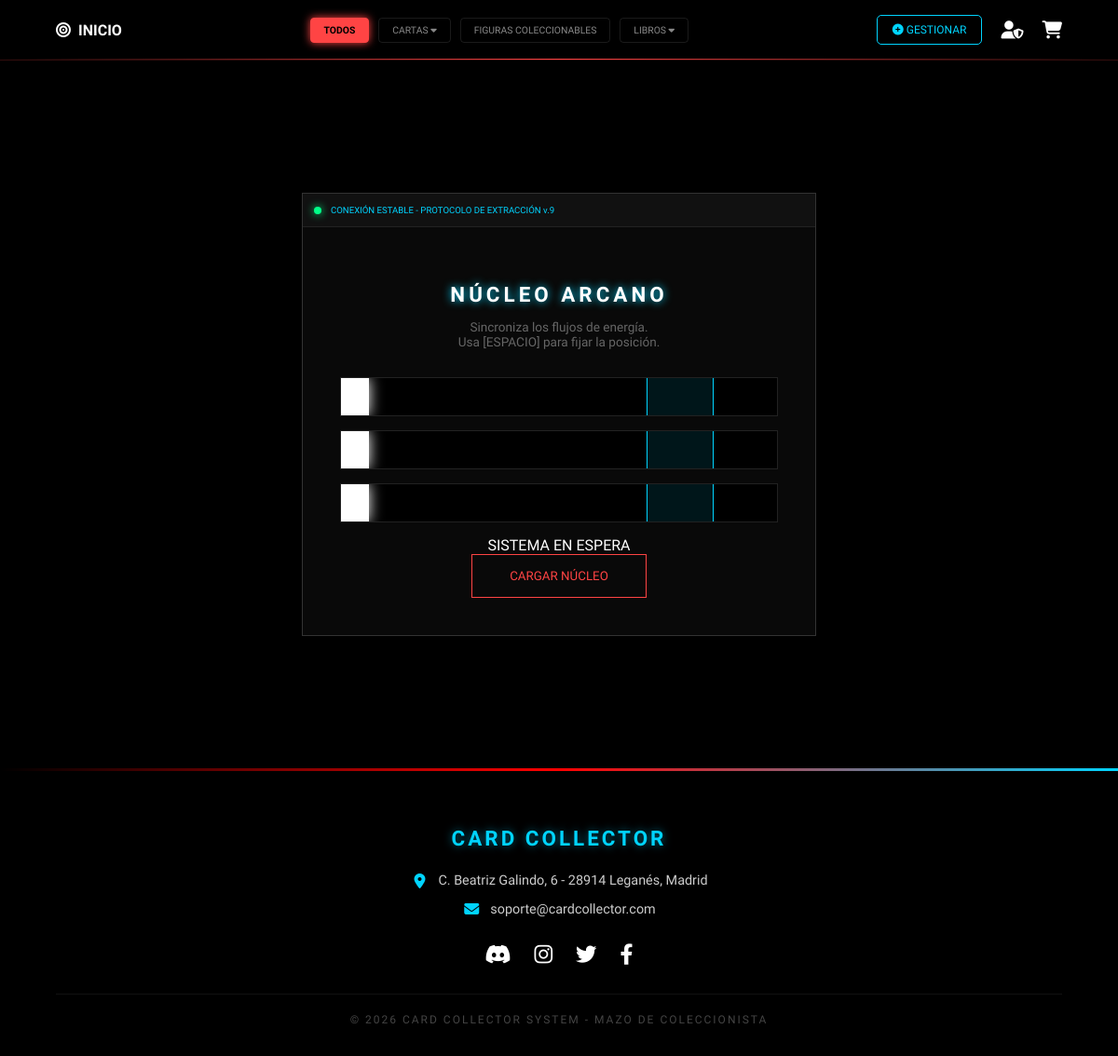
The app's page /minijuego.php with its own data.
### tables this page shows
CREATE TABLE `categoria` (
  `id_categoria` int(11) NOT NULL,
  `nombre_categoria` varchar(50) NOT NULL,
  `tipo_libro` enum('Manga','Comic','Novela') DEFAULT NULL,
  `id_padre` int(11) DEFAULT NULL,
  `imagen_categoria` varchar(255) DEFAULT NULL
);

### minijuego.php (the view, shortened to what this page needs)
<?php
require_once 'includes/conexion.php';
include 'includes/header.php';
?>
<!DOCTYPE html>
<html lang="es">
<head>
</head>
<body>
<div class="game-universe">
    <div class="game-terminal">
        <div class="terminal-header">
            <div class="status-dot"></div>
            <span>CONEXIÓN ESTABLE - PROTOCOLO DE EXTRACCIÓN v.9</span>
        </div>
        <div class="game-screen" id="game-core">
            <h2 class="game-title">NÚCLEO ARCANO</h2>
            <p class="game-instruction">Sincroniza los flujos de energía.<br>Usa [ESPACIO] para fijar la posición.</p>
            <div class="core-container">
                <div class="energy-track"><div class="target-zone"></div><div class="energy-bar" id="bar1"></div></div>
                <div class="energy-track"><div class="target-zone"></div><div class="energy-bar" id="bar2"></div></div>
                <div class="energy-track"><div class="target-zone"></div><div class="energy-bar" id="bar3"></div></div>
            </div>
            <div id="game-msg" class="message">SISTEMA EN ESPERA</div>
            <button id="action-btn" class="btn-neon-game">CARGAR NÚCLEO</button>
        </div>
    </div>
</div>
</body>
</html>
<?php include 'includes/pie.php'; ?>

### includes/header.php (shortened to what this page needs)
<?php
require_once 'includes/conexion.php';
$cat_activa = isset($_GET['categoria']) ? intval($_GET['categoria']) : 0;
?>
<!DOCTYPE html>
<html lang="es">
<head>
    <link rel="stylesheet" href="https://cdnjs.cloudflare.com/ajax/libs/font-awesome/6.4.0/css/all.min.css">
</head>
<body>
    <header class="main-header">
        <div class="nav-left">
            <a href="index.php" class="btn-home"><i class="fas fa-bullseye"></i> INICIO</a>
        </div>
        <nav class="header-mid-nav">
    <a href="catalogo.php" class="cat-pill <?php echo ($cat_activa == 0) ? 'active' : ''; ?>">TODOS</a>
    <?php
    $res_menu = $conn->query("SELECT * FROM Categoria WHERE id_padre IS NULL");
    while($cat = $res_menu->fetch_assoc()):
        $id_c = $cat['id_categoria'];
        $res_sub = $conn->query("SELECT * FROM Categoria WHERE id_padre = $id_c");
        if($res_sub->num_rows > 0): ?>
            <div class="dropdown">
                <a href="catalogo.php?categoria=<?php echo $id_c; ?>" class="cat-pill <?php echo ($cat_activa == $id_c) ? 'active' : ''; ?>">
                    <?php echo strtoupper(htmlspecialchars($cat['nombre_categoria'])); ?> <i class="fas fa-caret-down"></i>
                </a>
            </div>
        <?php else: ?>
            <a href="catalogo.php?categoria=<?php echo $id_c; ?>" class="cat-pill <?php echo ($cat_activa == $id_c) ? 'active' : ''; ?>">
                <?php echo strtoupper(htmlspecialchars($cat['nombre_categoria'])); ?>
            </a>
        <?php endif; ?>
    <?php endwhile; ?>
</nav>
        <nav class="nav-right">
            <a href="admin_productos.php" class="btn-subir-reliquia"><i class="fas fa-plus-circle"></i> GESTIONAR</a>
            <a href="perfil.php" class="nav-icon"><i class="fas fa-user-shield"></i></a>
            <a href="carrito.php" class="nav-icon">
                <i class="fas fa-shopping-cart"></i>
            </a>
        </nav>
    </header>
    <main>

### includes/header.php (style rules this page uses)
:root { --primary-color: #000000; --accent-blue: #00d4ff; --accent-red: #ff0000; --neon-red: #ff4444; --text-color: #ffffff; }
body { display: flex; flex-direction: column; min-height: 100vh; margin: 0; font-family: 'Rajdhani', sans-serif; background-color: #000; color: var(--text-color); }
.main-header { background-color: var(--primary-color); padding: 1rem 5%; display: flex; justify-content: space-between; align-items: center; position: sticky; top: 0; z-index: 1000; border-bottom: 1px solid rgba(255, 68, 68, 0.2); }
.header-mid-nav { display: flex; gap: 10px; align-items: center; }
.dropdown { position: relative; display: inline-block; }
.cat-pill { text-decoration: none; color: #888; font-family: 'Orbitron'; font-size: 0.65rem; padding: 6px 14px; border: 1px solid rgba(255, 255, 255, 0.1); border-radius: 4px; transition: 0.3s; text-transform: uppercase; cursor: pointer; }
.cat-pill:hover, .cat-pill.active { color: #fff; border-color: var(--neon-red); box-shadow: 0 0 10px var(--neon-red); }
.cat-pill.active { background: var(--neon-red); color: #000; font-weight: bold; }
header::after { content: ''; position: absolute; bottom: 0; left: 0; width: 100%; height: 1px; background: linear-gradient(90deg, transparent, var(--neon-red), transparent); animation: scanHeader 4s linear infinite; }
.nav-left, .nav-right { display: flex; align-items: center; gap: 20px; }
.btn-home { color: var(--text-color); text-decoration: none; font-family: 'Orbitron'; font-weight: bold; display: flex; align-items: center; gap: 8px; }
.btn-subir-reliquia { border: 1px solid var(--accent-blue); color: var(--accent-blue); padding: 8px 16px; text-decoration: none; font-family: 'Orbitron'; font-size: 0.75rem; border-radius: 5px; }
.nav-icon { color: #fff; font-size: 1.2rem; position: relative; text-decoration: none; }

### minijuego.php (style rules this page uses)
:root { --neon-cyan: #00d4ff; --neon-green: #00ff88; --neon-red: #ff4444; --bg-dark: #050505; }
.game-universe { background: #000; min-height: 90vh; display: flex; justify-content: center; align-items: center; font-family: 'Orbitron', sans-serif; color: #fff; padding: 20px; overflow: hidden; }
.game-terminal { width: 100%; max-width: 550px; background: rgba(10, 10, 10, 0.95); border: 1px solid #333; position: relative; box-shadow: 0 0 50px rgba(0,0,0,1); }
.terminal-header { background: #111; padding: 12px; font-size: 0.6rem; color: var(--neon-cyan); border-bottom: 1px solid #222; display: flex; align-items: center; gap: 10px; }
.status-dot { width: 8px; height: 8px; background: var(--neon-green); border-radius: 50%; box-shadow: 0 0 10px var(--neon-green); animation: pulse-dot 1.5s infinite; }
.game-screen { padding: 40px; text-align: center; }
.game-title { font-size: 1.4rem; letter-spacing: 4px; margin-bottom: 5px; text-shadow: 0 0 10px var(--neon-cyan); }
.game-instruction { font-family: 'Rajdhani'; font-size: 0.85rem; color: #666; margin-bottom: 30px; }
.energy-track { height: 40px; background: #000; margin: 15px 0; position: relative; border: 1px solid #222; overflow: hidden; }
.target-zone { position: absolute; left: 70%; width: 15%; height: 100%; background: rgba(0, 212, 255, 0.1); border-left: 1px solid var(--neon-cyan); border-right: 1px solid var(--neon-cyan); }
.energy-bar { position: absolute; left: 0; width: 30px; height: 100%; background: #fff; box-shadow: 0 0 15px #fff; }
.btn-neon-game { background: transparent; border: 1px solid var(--neon-red); color: var(--neon-red); padding: 15px 40px; font-family: 'Orbitron'; cursor: pointer; transition: 0.3s; }

### records on screen
categoria: nombre_categoria "CARTAS"
categoria: nombre_categoria "FIGURAS COLECCIONABLES"
categoria: nombre_categoria "LIBROS"
